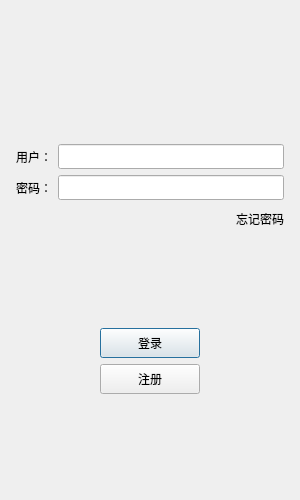
<?xml version="1.0" encoding="UTF-8"?>
<ui version="4.0">
 <class>LoginDialog</class>
 <widget class="QDialog" name="LoginDialog">
  <property name="geometry">
   <rect>
    <x>0</x>
    <y>0</y>
    <width>300</width>
    <height>500</height>
   </rect>
  </property>
  <property name="minimumSize">
   <size>
    <width>300</width>
    <height>500</height>
   </size>
  </property>
  <property name="maximumSize">
   <size>
    <width>300</width>
    <height>500</height>
   </size>
  </property>
  <property name="windowTitle">
   <string>Dialog</string>
  </property>
  <layout class="QVBoxLayout" name="verticalLayout_2">
   <item>
    <layout class="QVBoxLayout" name="verticalLayout">
     <property name="leftMargin">
      <number>5</number>
     </property>
     <property name="topMargin">
      <number>5</number>
     </property>
     <property name="rightMargin">
      <number>5</number>
     </property>
     <property name="bottomMargin">
      <number>5</number>
     </property>
     <item>
      <widget class="QWidget" name="widget" native="true">
       <layout class="QGridLayout" name="gridLayout">
        <item row="0" column="0">
         <widget class="QLabel" name="label">
          <property name="text">
           <string/>
          </property>
          <property name="pixmap">
           <pixmap resource="rc.qrc">:/res/ice.png</pixmap>
          </property>
          <property name="alignment">
           <set>Qt::AlignmentFlag::AlignCenter</set>
          </property>
         </widget>
        </item>
       </layout>
      </widget>
     </item>
     <item>
      <spacer name="verticalSpacer">
       <property name="orientation">
        <enum>Qt::Orientation::Vertical</enum>
       </property>
       <property name="sizeHint" stdset="0">
        <size>
         <width>20</width>
         <height>40</height>
        </size>
       </property>
      </spacer>
     </item>
     <item>
      <layout class="QHBoxLayout" name="horizontalLayout">
       <item>
        <widget class="QLabel" name="user_label">
         <property name="minimumSize">
          <size>
           <width>0</width>
           <height>25</height>
          </size>
         </property>
         <property name="maximumSize">
          <size>
           <width>16777215</width>
           <height>25</height>
          </size>
         </property>
         <property name="text">
          <string>用户：</string>
         </property>
        </widget>
       </item>
       <item>
        <widget class="QLineEdit" name="user_edit">
         <property name="minimumSize">
          <size>
           <width>0</width>
           <height>25</height>
          </size>
         </property>
         <property name="maximumSize">
          <size>
           <width>16777215</width>
           <height>25</height>
          </size>
         </property>
        </widget>
       </item>
      </layout>
     </item>
     <item>
      <layout class="QHBoxLayout" name="horizontalLayout_2">
       <item>
        <widget class="QLabel" name="pass_label">
         <property name="minimumSize">
          <size>
           <width>0</width>
           <height>25</height>
          </size>
         </property>
         <property name="maximumSize">
          <size>
           <width>16777215</width>
           <height>25</height>
          </size>
         </property>
         <property name="text">
          <string>密码：</string>
         </property>
        </widget>
       </item>
       <item>
        <widget class="QLineEdit" name="pass_edit">
         <property name="minimumSize">
          <size>
           <width>0</width>
           <height>25</height>
          </size>
         </property>
         <property name="maximumSize">
          <size>
           <width>16777215</width>
           <height>25</height>
          </size>
         </property>
        </widget>
       </item>
      </layout>
     </item>
     <item>
      <layout class="QHBoxLayout" name="horizontalLayout_3">
       <item>
        <spacer name="horizontalSpacer">
         <property name="orientation">
          <enum>Qt::Orientation::Horizontal</enum>
         </property>
         <property name="sizeHint" stdset="0">
          <size>
           <width>40</width>
           <height>20</height>
          </size>
         </property>
        </spacer>
       </item>
       <item>
        <widget class="QLabel" name="forget_label">
         <property name="minimumSize">
          <size>
           <width>0</width>
           <height>25</height>
          </size>
         </property>
         <property name="maximumSize">
          <size>
           <width>16777215</width>
           <height>25</height>
          </size>
         </property>
         <property name="text">
          <string>忘记密码</string>
         </property>
        </widget>
       </item>
      </layout>
     </item>
     <item>
      <spacer name="verticalSpacer_2">
       <property name="orientation">
        <enum>Qt::Orientation::Vertical</enum>
       </property>
       <property name="sizeHint" stdset="0">
        <size>
         <width>20</width>
         <height>40</height>
        </size>
       </property>
      </spacer>
     </item>
     <item>
      <layout class="QHBoxLayout" name="horizontalLayout_4">
       <item>
        <spacer name="horizontalSpacer_2">
         <property name="orientation">
          <enum>Qt::Orientation::Horizontal</enum>
         </property>
         <property name="sizeHint" stdset="0">
          <size>
           <width>40</width>
           <height>20</height>
          </size>
         </property>
        </spacer>
       </item>
       <item>
        <widget class="QPushButton" name="login_btn">
         <property name="minimumSize">
          <size>
           <width>100</width>
           <height>30</height>
          </size>
         </property>
         <property name="maximumSize">
          <size>
           <width>16777215</width>
           <height>16777215</height>
          </size>
         </property>
         <property name="text">
          <string>登录</string>
         </property>
        </widget>
       </item>
       <item>
        <spacer name="horizontalSpacer_3">
         <property name="orientation">
          <enum>Qt::Orientation::Horizontal</enum>
         </property>
         <property name="sizeHint" stdset="0">
          <size>
           <width>40</width>
           <height>20</height>
          </size>
         </property>
        </spacer>
       </item>
      </layout>
     </item>
     <item>
      <layout class="QHBoxLayout" name="horizontalLayout_5">
       <item>
        <spacer name="horizontalSpacer_4">
         <property name="orientation">
          <enum>Qt::Orientation::Horizontal</enum>
         </property>
         <property name="sizeHint" stdset="0">
          <size>
           <width>40</width>
           <height>20</height>
          </size>
         </property>
        </spacer>
       </item>
       <item>
        <widget class="QPushButton" name="reg_btn">
         <property name="minimumSize">
          <size>
           <width>100</width>
           <height>30</height>
          </size>
         </property>
         <property name="text">
          <string>注册</string>
         </property>
        </widget>
       </item>
       <item>
        <spacer name="horizontalSpacer_5">
         <property name="orientation">
          <enum>Qt::Orientation::Horizontal</enum>
         </property>
         <property name="sizeHint" stdset="0">
          <size>
           <width>40</width>
           <height>20</height>
          </size>
         </property>
        </spacer>
       </item>
      </layout>
     </item>
     <item>
      <spacer name="verticalSpacer_3">
       <property name="orientation">
        <enum>Qt::Orientation::Vertical</enum>
       </property>
       <property name="sizeHint" stdset="0">
        <size>
         <width>20</width>
         <height>40</height>
        </size>
       </property>
      </spacer>
     </item>
    </layout>
   </item>
  </layout>
 </widget>
 <resources>
  <include location="rc.qrc"/>
 </resources>
 <connections/>
</ui>
